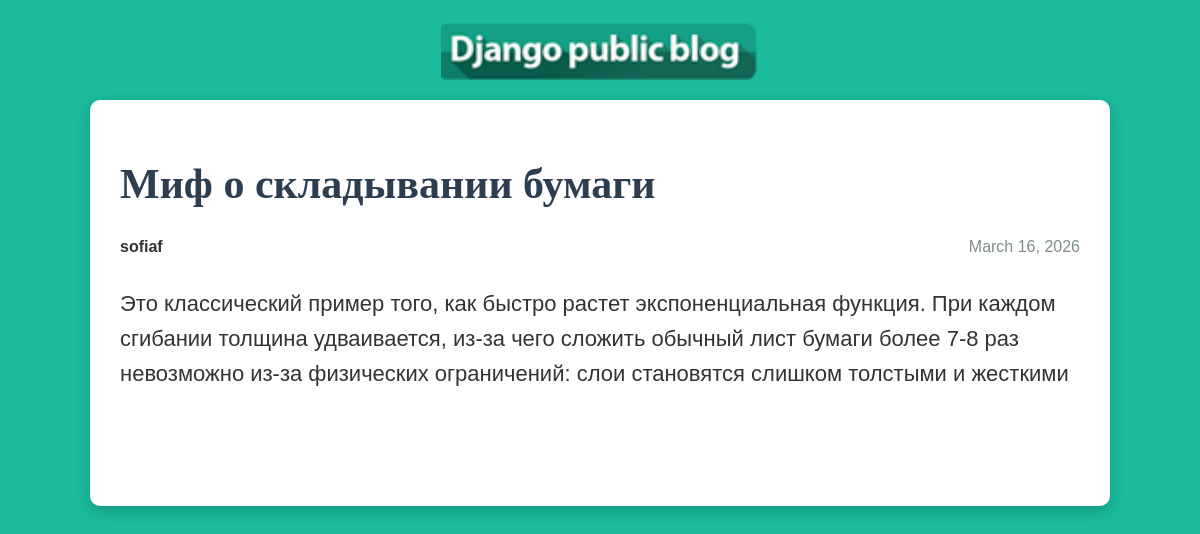
The app's page /article/1/ with its own data.
### articles/models.py (models this page shows, shortened)
class Article(models.Model):
    title = models.CharField(max_length=200)
    author = models.ForeignKey(User, on_delete=models.CASCADE)
    text = models.TextField()
    created_date = models.DateField(auto_now_add=True)

### articles/views.py (the view)
# urls.py: path('article/<int:article_id>/', views.get_article, name='get_article'),
def get_article(request, article_id):
    try:
        post = Article.objects.get(id=article_id)
        return render(request, 'article.html', {"post": post})
    except Article.DoesNotExist:
        raise Http404

### articles/templates/article.html (shortened to what this page needs)
<!DOCTYPE html>
{% load static %}
<html lang="ru">
<head>
    <link rel="stylesheet" href="{% static 'css/article.css' %}">
</head>
<body class="article">
    <div class="header">
        <img src="{% static 'img/dpb-logo.png' %}" alt="Логотип" />
    </div>
    <div class="content">
        <h1>{{ post.title }}</h1>
        <div class="article-info">
            <div class="article-author">{{ post.author.username }}</div>
            <div class="article-created-date">{{ post.created_date }}</div>
        </div>
        <p class="article-text">{{ post.text }}</p>
        <a href="{% url 'archive' %}">← Все записи</a>
    </div>
</body>
</html>

### articles/static/css/article.css (style rules this page uses)
body { background: #1abc9c; font-family: Tahoma, Arial, sans-serif; color: #333; margin: 0; padding: 0; }
.header img { display: block; width: 318px; margin: 20px auto; }
.content { width: 960px; margin: 0 auto; background: #fff; padding: 30px; border-radius: 10px; box-shadow: 0 5px 15px rgba(0,0,0,0.2); }
.article-info { overflow: hidden; margin: 10px 0; }
.article-author { width: 50%; float: left; font-weight: bold; }
.article-created-date { text-align: right; width: 50%; float: left; color: #7f8c8d; }
.article-text { font-size: 18px; line-height: 1.6; clear: both; margin-top: 15px; }
.article h1 { font-family: 'Times New Roman', serif; font-size: 42px; margin: 30px 0; color: #2c3e50; }
.article .article-info { margin-bottom: 30px; }
.article .article-text { font-size: 22px; margin-bottom: 40px; }
.article a { color: #ffffff; font-size: 18px; text-decoration: none; border: 2px solid #ffffff; padding: 10px 20px; border-radius: 5px; display: inline-block; transition: all 0.3s; }

### records on screen
Article: title "Миф о складывании бумаги", author.username "sofiaf", created_date "March 16, 2026", text "Это классический пример того, как быстро растет экспоненциальная функция. При каждом сгибании толщина удваивается, из-за чего сложить обычный лист бумаги более 7-8 раз невозможно из-за физических ограничений: слои становятся слишком толстыми и жесткими"
